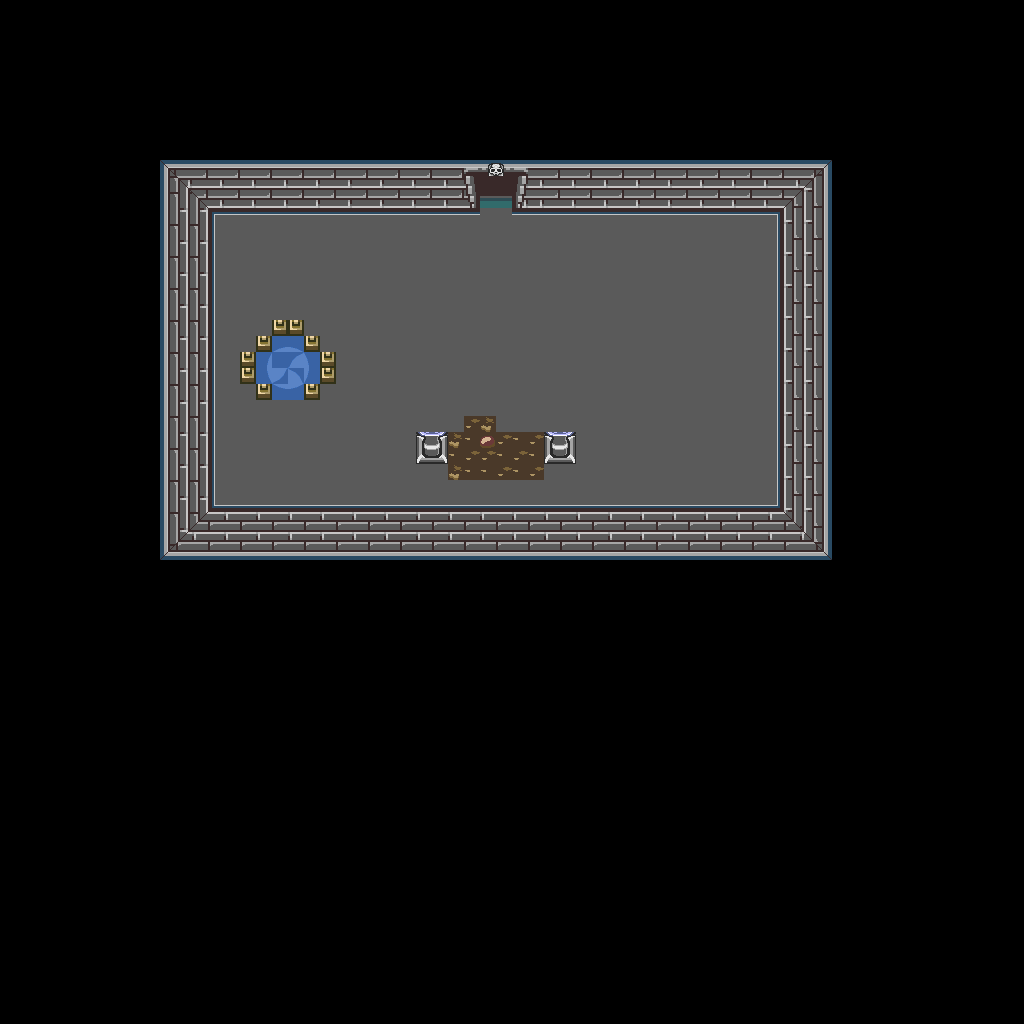

A level layout from a 2D game, rendered from its tile map. Below: a short description, then the map file with tile-grid data replaced by summaries:
An orthogonal 64x64 tile map with 16x16 px tiles, 1 tile layer (base), 2 hidden layers not drawn and 8 objects.

<map version="1.10" tiledversion="1.12.1" orientation="orthogonal" renderorder="right-down" width="64" height="64" tilewidth="16" tileheight="16" infinite="0" nextlayerid="4" nextobjectid="9">
 <tileset firstgid="1" source="../classiciphone_pics4.tsx" />
 <layer id="1" name="base" width="64" height="64">
  <data>[4096 cells, 4096 non-empty, 80 distinct tile ids]</data>
 </layer>
 <layer id="2" name="collision" width="64" height="64" visible="0">
  <properties><property name="collision" value="true" /></properties>
  <data>[4096 cells, 3530 non-empty, 1 distinct tile ids]</data>
 </layer>
 <layer id="3" name="water" width="64" height="64" visible="0">
  <properties><property name="terrain" value="water" /></properties>
  <data>[4096 cells, 12 non-empty, 1 distinct tile ids]</data>
 </layer>
 <objectgroup id="4" name="npcs">
  <object id="1" x="480.0" y="432.0" width="16" height="16">
   <properties>
    <property name="gani" value="chest.png" />
    <property name="script" type="string">-- Auto-converted from GraalScript
-- [CLIENT-SIDE — server no-op]
-- 
-- function onCreated(){
-- setimg("chest.png");
-- }
-- 
-- function onPlayerTouchsMe(){
-- client.tombquest_key3 = 1;
-- say2("You found a key!");
-- kinokey3.showKey();
-- 
-- }</property>
   </properties>
  </object>
  <object id="2" x="416.0" y="400.0" width="16" height="16">
   <properties>
    <property name="gani" value="bluelampani.mng" />
    <property name="script" type="string">-- Auto-converted from GraalScript
-- //#CLIENTSIDE;
self.dontblock = true
-- drawoverplayer;</property>
   </properties>
  </object>
  <object id="3" x="544.0" y="400.0" width="16" height="16">
   <properties>
    <property name="gani" value="bluelampani.mng" />
    <property name="script" type="string">-- Auto-converted from GraalScript
-- //#CLIENTSIDE;
self.dontblock = true
-- drawoverplayer;</property>
   </properties>
  </object>
  <object id="4" x="368.0" y="352.0" width="16" height="16">
   <properties>
    <property name="gani" value="light4.png" />
    <property name="script" type="string">-- Auto-converted from GraalScript
-- [CLIENT-SIDE — server no-op]
-- if (created) {
-- ;
-- dontblock;
-- }
-- if (playerenters) {
-- setcoloreffect 1,1,1,0.5;
-- drawaslight;
-- this.zoom = 1.3;
-- timeout = 0.05;
-- }
-- if (timeout) {
-- if (this.zoom&lt;=1) {
-- this.ds=1;
-- }
-- else if (this.zoom&gt;=1.1) {
-- this.ds=0;
-- }
-- if (this.ds==1) {
-- this.zoom += 0.02;
-- setzoomeffect this.zoom;
-- }
-- else if (this.ds==0) {
-- this.zoom -= 0.03;
-- setzoomeffect this.zoom;
-- }
-- timeout = 0.05;
-- }</property>
   </properties>
  </object>
  <object id="5" x="496.0" y="352.0" width="16" height="16">
   <properties>
    <property name="gani" value="light4.png" />
    <property name="script" type="string">-- Auto-converted from GraalScript
-- [CLIENT-SIDE — server no-op]
-- if (created) {
-- ;
-- dontblock;
-- }
-- if (playerenters) {
-- setcoloreffect 1,1,1,0.5;
-- drawaslight;
-- this.zoom = 1.3;
-- timeout = 0.05;
-- }
-- if (timeout) {
-- if (this.zoom&lt;=1) {
-- this.ds=1;
-- }
-- else if (this.zoom&gt;=1.1) {
-- this.ds=0;
-- }
-- if (this.ds==1) {
-- this.zoom += 0.02;
-- setzoomeffect this.zoom;
-- }
-- else if (this.ds==0) {
-- this.zoom -= 0.03;
-- setzoomeffect this.zoom;
-- }
-- timeout = 0.05;
-- }</property>
   </properties>
  </object>
  <object id="6" x="480.0" y="96.0" width="16" height="16">
   <properties>
    <property name="script" type="string">-- Auto-converted from GraalScript
-- join("level_nopk");
-- [CLIENT-SIDE — server no-op]
-- if (playerenters || timeout) {
-- seteffect 0,0,0,0.60;
-- timeout = .05;
-- }</property>
   </properties>
  </object>
  <object id="7" x="480.0" y="176.0" width="16" height="16">
   <properties>
    <property name="gani" value="tombdrup.gif" />
    <property name="script" type="string">-- Auto-converted from GraalScript
-- // NPC made by Kino(Levels)
-- [CLIENT-SIDE — server no-op]
-- function onCreated()
-- {
-- setimg("tombdrup.gif");
-- }
-- function onPlayertouchsme()
-- {
-- if (client.tombquest_key1 == 1)
-- {
-- say2("It locked behind me!");
-- }
-- if (client.tombquest_key1 == NULL)
-- {
-- say2("It's locked!");
-- }
-- }</property>
   </properties>
  </object>
  <object id="8" x="736.0" y="448.0" width="16" height="16">
   <properties>
    <property name="gani" value="wallunder1.gif" />
    <property name="script" type="string">-- Auto-converted from GraalScript
-- // NPC made by Kino (Levels)
-- [CLIENT-SIDE — server no-op]
-- function onCreated() {
-- setimg("wallunder1.gif");
-- }
-- function onPlayertouchsme() {
-- unset("client.tombquest_key2");
-- say2("I lost the key!");
-- }</property>
   </properties>
  </object>
 </objectgroup>
</map>
